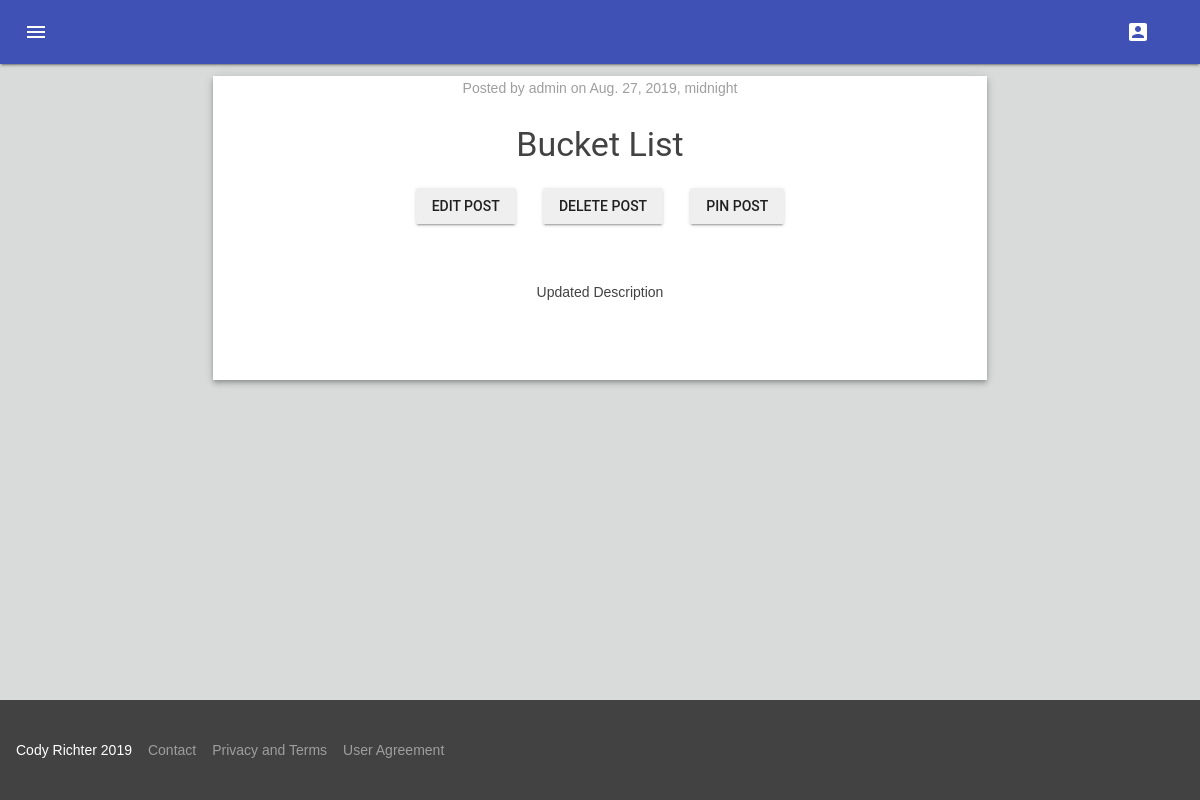
The app's page /reports/1/pin (signed in), older data.
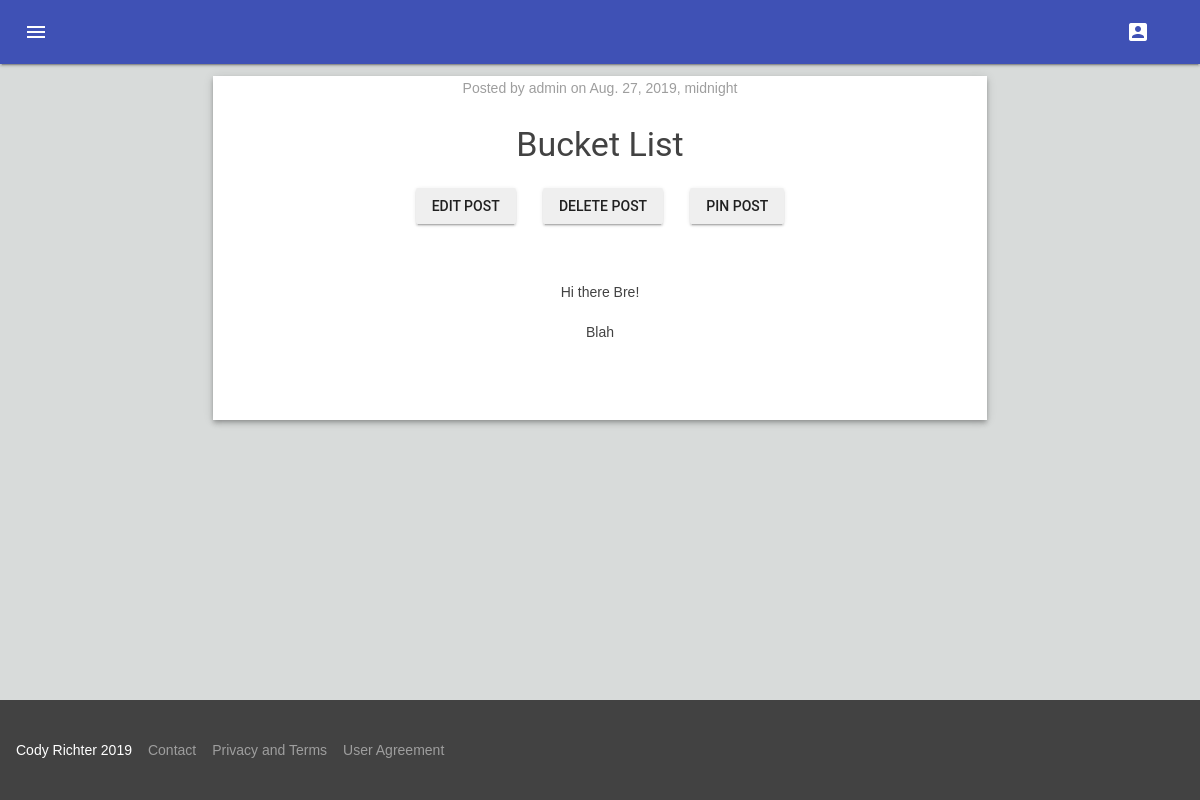
The same page, newer data.
### reports/models.py (models this page shows, shortened)
class Post(models.Model):
    title = models.CharField(max_length=32)
    description = models.CharField(max_length=5000)
    image_link = models.CharField(max_length=256, blank=True, default="")
    release_date = models.DateTimeField('release date')
    author = models.ForeignKey(settings.AUTH_USER_MODEL, on_delete=models.CASCADE)
    pinned = models.BooleanField(default=False)

### users/models.py (models this page shows, shortened)
class SiteUser(AbstractUser):
    pass
    role = models.IntegerField(default=0)  # 0 = User,  1 = Post Moderator, 2 = Site Admin

### reports/views.py (the view)
# urls.py: path('<int:post_id>/pin', views.pin, name='pin')
@login_required(login_url='/auth/login')
def pin(request, post_id):
    post = get_object_or_404(Post, pk=post_id)
    if not request.user.is_staff:
        messages.error(request, 'You do not have permission to perform this action.')
        return redirect('/reports/')
    post.pinned = not post.pinned
    post.save()
    if post.pinned:
        messages.success(request, 'Post pinned successfully.')
    else:
        messages.success(request, 'Post unpinned successfully.')
    return render(request, 'reports/detail.html', {'post': post})

### templates/reports/detail.html (shortened to what this page needs)
<!DOCTYPE html>
<html lang="en">
<head>
    {% load static %}
    <link rel="stylesheet" href='{% static 'page/styles.css' %}'>
    <link rel="stylesheet" href='{% static 'material/material.min.css' %}'>
    <link rel="stylesheet" href='{% static 'material/material-icons.css' %}'>
</head>
<body>
<div class="mdl-layout mdl-js-layout">
    {% include '_header.html' %}
    <main class="mdl-layout__content">
        <br>
        <br>
        <br>
        <div class="mdl-grid" style="text-align: center">
            <div class="mdl-cell mdl-cell--2-col mdl-cell--hide-tablet mdl-cell--hide-phone"></div>
            <div class="mdl-color--white mdl-shadow--4dp content mdl-color-text--grey-800 mdl-cell mdl-cell--8-col"
                 style="padding-left: 2vw; padding-right: 2vw;">
                <div class="mdl-color-text--grey-500">
                    <p>Posted by {{ post.author.get_username }} on {{ post.release_date.astimezone }}</p>
                </div>
                <h3>{{ post.title }}</h3>
                {% if post.author == user or user.is_staff %}
                    <a class="mdl-navigation__link" href="{% url 'edit' post.pk %}">
                        <button class="mdl-button mdl-js-button mdl-button--raised mdl-js-ripple-effect button-inline">
                            Edit Post
                        </button>
                    </a>
                    <a class="mdl-navigation__link" href="{% url 'delete' post.pk %}">
                        <button class="mdl-button mdl-js-button mdl-button--raised mdl-js-ripple-effect">Delete Post
                        </button>
                    </a>
                {% endif %}
                {% if post.pinned and user.is_staff %}
                    <a class="mdl-navigation__link" href="{% url 'pin' post.pk %}">
                        <button class="mdl-button mdl-js-button mdl-button--raised mdl-js-ripple-effect button-inline">
                            Unpin Post
                        </button>
                    </a>
                {% elif not post.pinned and user.is_staff %}
                    <a class="mdl-navigation__link" href="{% url 'pin' post.pk %}">
                        <button class="mdl-button mdl-js-button mdl-button--raised mdl-js-ripple-effect button-inline">
                            Pin Post
                        </button>
                    </a>
                {% endif %}
                <br>
                <br>
                <br>
                <p>{{ post.description | linebreaks }}</p>
                <br>
                <br>
                <br>
            </div>
        </div>
    </main>
    {% include '_footer.html' %}
</div>
</body>
</html>

Row changes from the older to the newer data that the page shows:
changed Post "Bucket List": description "Updated Description" → "Hi there Bre! Blah"
